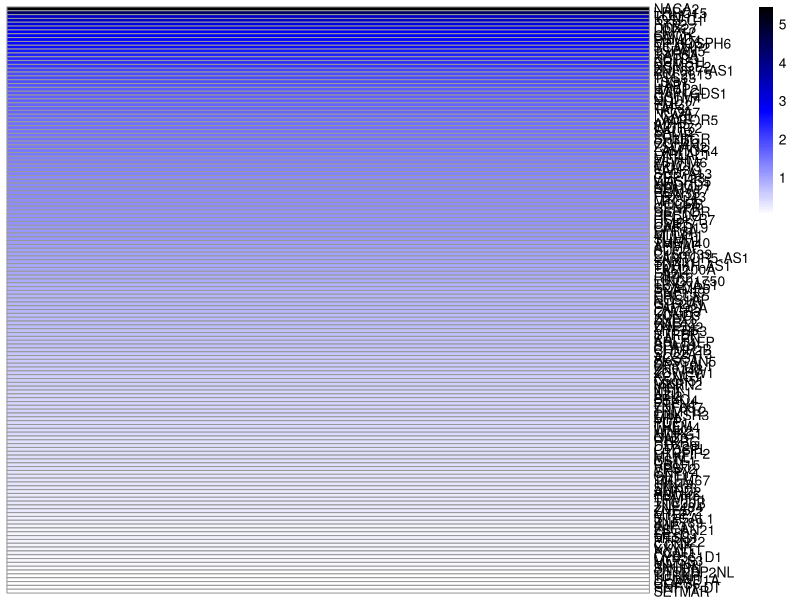
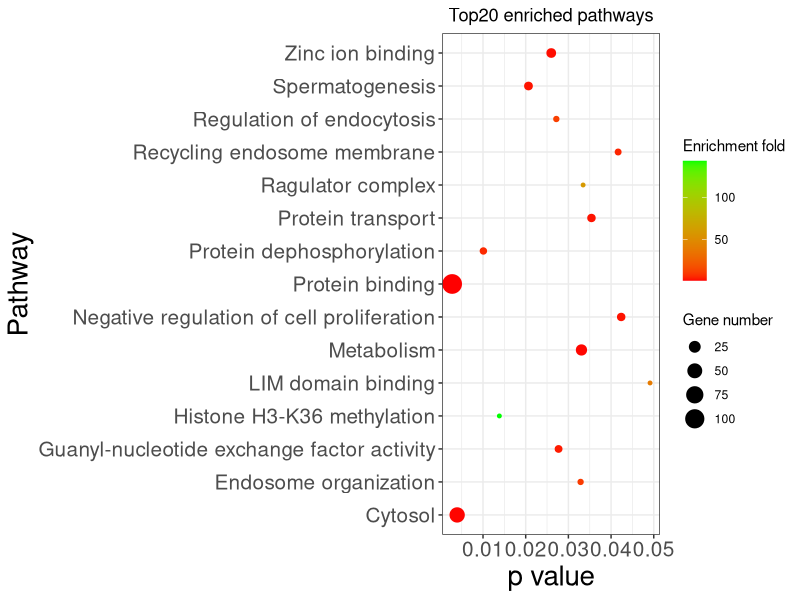

These figures' R source, in order:
withintscore <- read.csv("notindeg_intscore_c4_dataframe.txt", header=TRUE, sep="\t")
withintscore <- withintscore[order(-withintscore$intscore),]
rownames(withintscore) <- withintscore$gene
#newscore <- withintscore[1:50,]
newscore <- withintscore
newscore <- newscore[-c(1:7)]
library("pheatmap")
pheatmap(newscore, cluster_rows=FALSE, show_rownames=TRUE, cluster_cols=FALSE, show_colnames=FALSE, color = colorRampPalette(c("white", "blue", "black"))(100))

### figure for enrichment pathway

library(ggplot2)

### david/go signaling pathway enrichment
davidgo <- read.csv("hifreq153genesdavidgo.txt", header=TRUE, sep="\t")
#davidgo <- davidgo[1:10,]

nes <- davidgo$Fold.Enrichment
fdr <- davidgo$PValue
genenumber <- davidgo$Count
pathway <- davidgo$Term

a3adata <- data.frame("PATHWAY" = pathway, "NES" = nes, "FDR" = fdr, "Gene_Number" = genenumber)

ggplot(a3adata,aes(x=FDR,y=PATHWAY,size=Gene_Number,color=NES)) + 
  geom_point() + theme_bw() +
  scale_colour_gradient(low="red",high="green") + 
  theme(axis.text.x = element_text(size = 15), axis.title.x = element_text(size = 20)) +
  theme(axis.text.y = element_text(size = 15), axis.title.y = element_text(size = 20)) +
  labs(x="p value",y="Pathway",title="Top20 enriched pathways",
       colour="Enrichment fold",size="Gene number") +
  theme(plot.title = element_text(hjust = 0.5))
